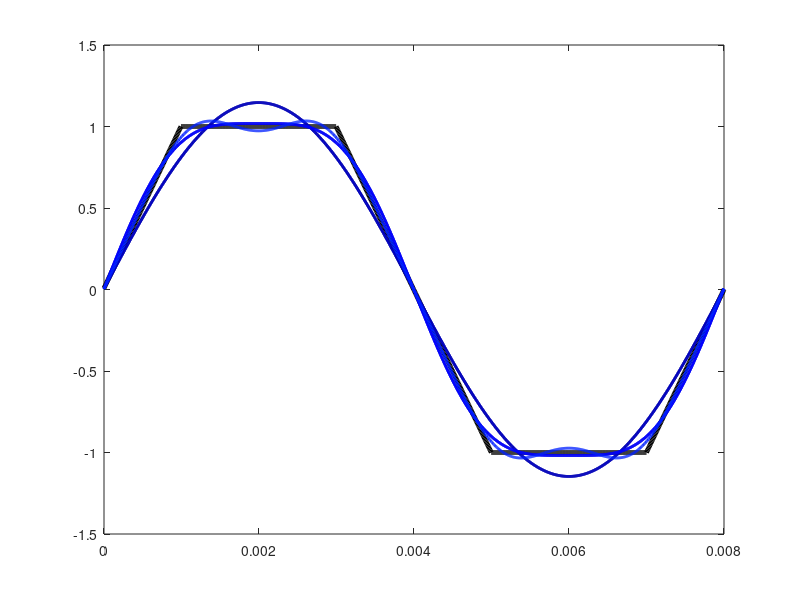

Here is the MATLAB script that generated this plot:
clear all, close all, clc
figure('Name', 'Segunda Función', 'NumberTitle', 'off')

%Domain
T = 8/1000;
N = 2^10;
dt = T/(N-1);
t = 0:dt:T;

%Function
f = 0*t;
f(1:N/8) = 1*8*(1:N/8)/N;
f(N/8:3*N/8) = 1;
f(3*N/8:5*N/8) = 1+-1*8*(0:2*N/8)/N;
f(5*N/8:7*N/8) = -1;
f(7*N/8:N) = -1+1*8*(0:N/8)/N;
plot(t, f, '-k', 'LineWidth', 3.5), hold on

%Fourier Series
CC = jet(30);
A0 = 1/T*sum(f.*ones(size(t)))*dt;
fFS = A0;
armonics = input("k: ");
for k=1:armonics
    A(k) = 2/T*sum(f.*cos(2*pi*k*t/T))*dt;
    B(k) = 2/T*sum(f.*sin(2*pi*k*t/T))*dt;
    fFS = fFS + A(k)*cos(2*pi*k*t/T) + B(k)*sin(2*pi*k*t/T);
    plot(t, fFS, '-', 'Color', CC(k,:), 'LineWidth', 2)
    pause(.3)
end

correlationCoeficient = 100.*corrcoef(f, fFS);
fprintf("%.3f\n", correlationCoeficient(1,2));